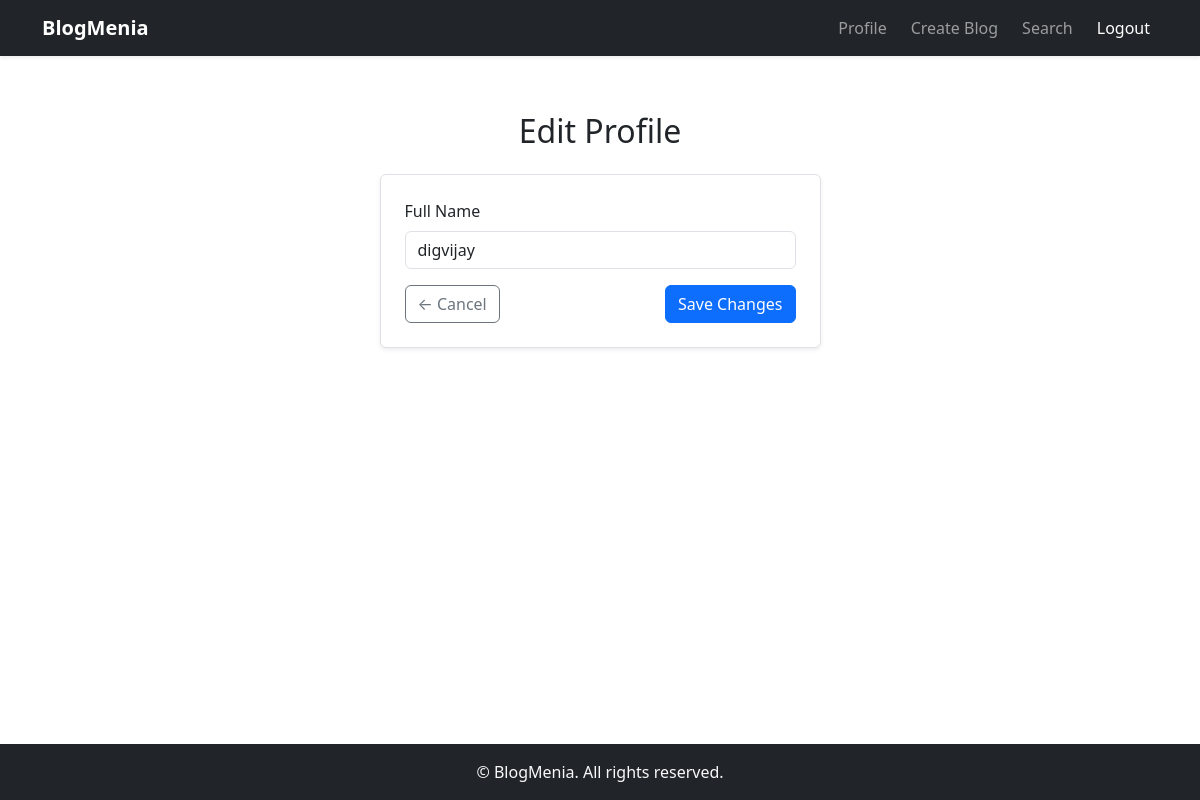
/users/edit-profile/ (signed in), run on an earlier commit of the app's database.
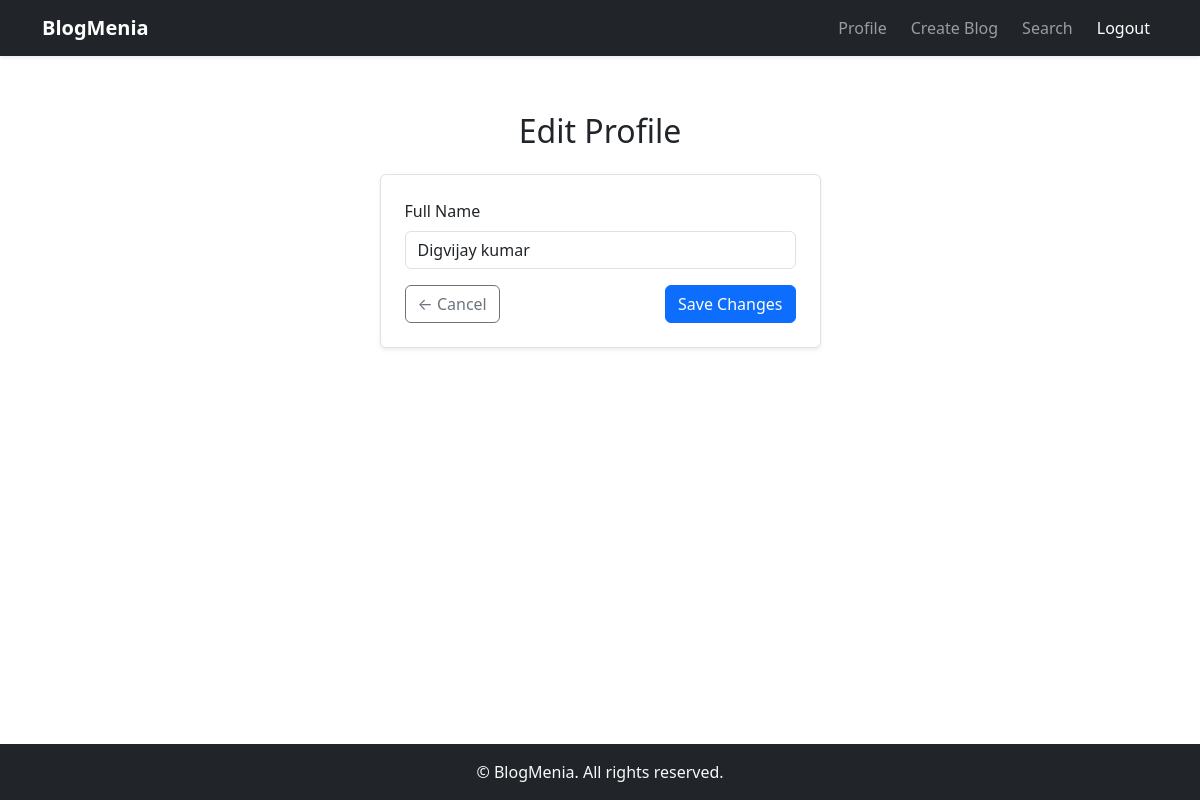
And on a later commit of the database.
### users/models.py (models this page shows, shortened)
class CustomUser(AbstractUser):
    fullName = models.CharField(max_length=150)
    email = models.EmailField(unique=True)
    USERNAME_FIELD = 'email'
    REQUIRED_FIELDS=['username', 'fullName']

### users/views.py (the view)
# urls.py: path('edit-profile/', views.edit_profile , name="edit_profile"),
@login_required
def edit_profile(request):
    user = request.user
    if request.method == 'POST':
        fullName = request.POST.get('fullName')
        if fullName:
            user.fullName = fullName
            user.save()
            return redirect('profile_view')
    return render(request, 'edit_profile.html', {'user': user})

### users/templates/edit_profile.html (shortened to what this page needs)
{% extends 'layout.html' %}
{% block content %}
<div class="container my-5">
    <div class="row justify-content-center">
        <div class="col-lg-5 col-md-7 col-12">
            <h2 class="mb-4 text-center">Edit Profile</h2>
            <form method="POST" class="border p-4 shadow-sm rounded bg-white">
                <div class="mb-3">
                    <label for="fullName" class="form-label">Full Name</label>
                    <input type="text" id="fullName" name="fullName" value="{{ user.fullName }}" class="form-control" required>
                </div>
                <div class="d-flex justify-content-between">
                    <a href="{% url 'profile_view' %}" class="btn btn-outline-secondary">← Cancel</a>
                    <button type="submit" class="btn btn-primary">Save Changes</button>
                </div>
            </form>
        </div>
    </div>
</div>
{% endblock %}

What changed in the data, as far as the page shows it:
changed CustomUser: fullName "digvijay" → "Digvijay kumar"
